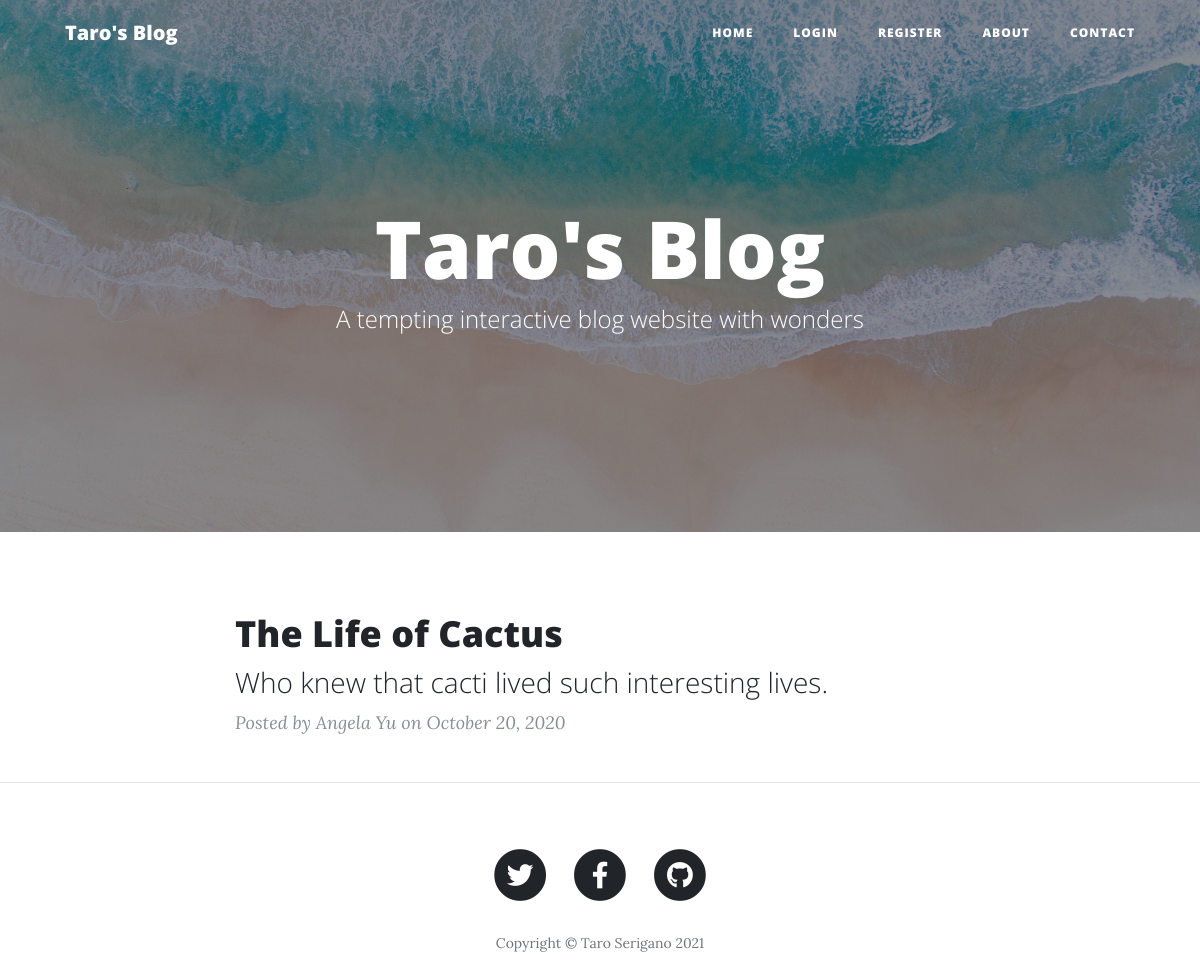
The app's page /, older data.
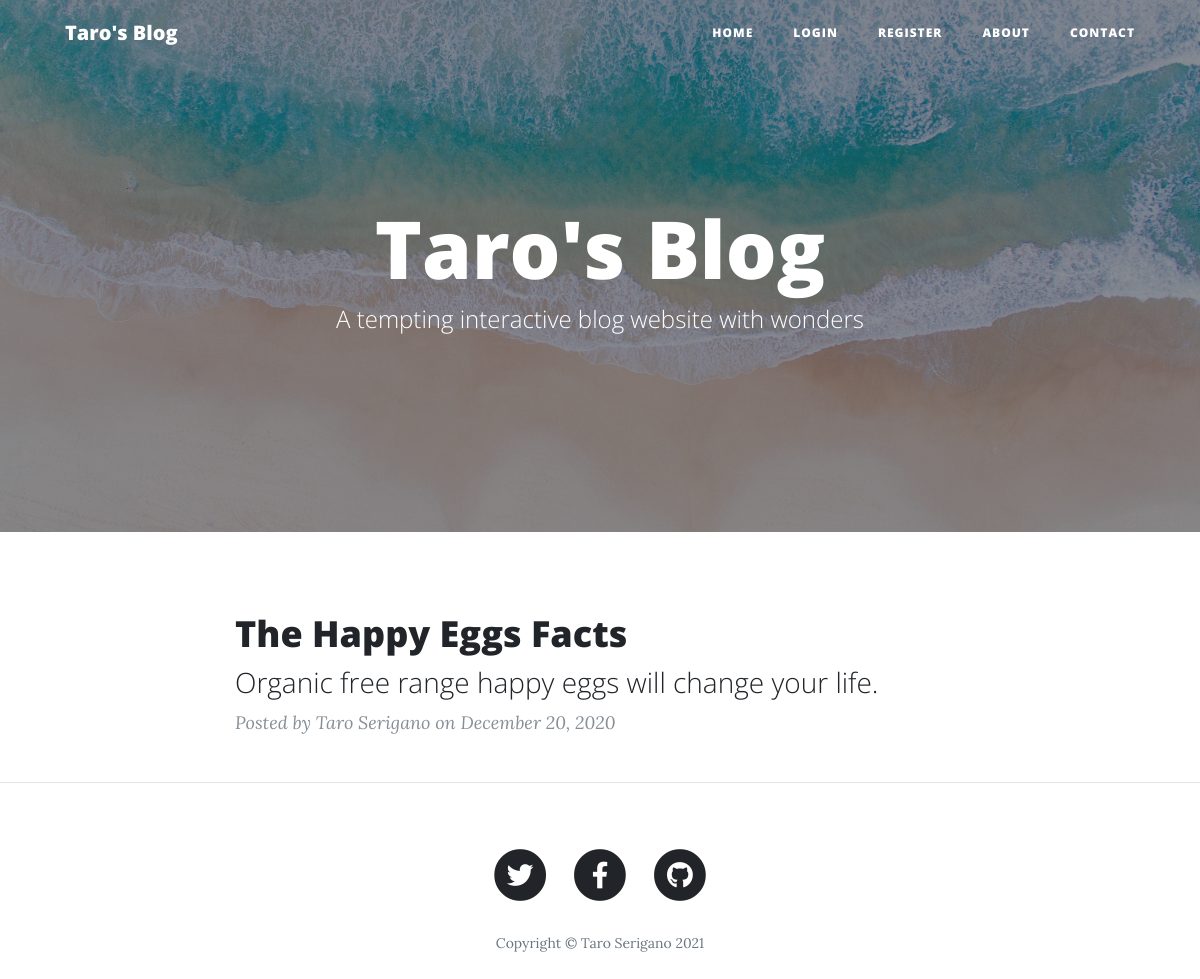
The same page, newer data.
### main.py (models this page shows)
class BlogPost(db.Model):
    __tablename__ = "blog_posts"
    id = db.Column(db.Integer, primary_key=True)
    author_id = db.Column(db.Integer, db.ForeignKey("users.id"))
    author = relationship("User", back_populates="posts")
    title = db.Column(db.String(250), unique=True, nullable=False)
    subtitle = db.Column(db.String(250), nullable=False)
    date = db.Column(db.String(250), nullable=False)
    body = db.Column(db.Text, nullable=False)
    img_url = db.Column(db.String(250), nullable=False)
    comments = relationship("Comment", back_populates="parent_post")

class User(UserMixin, db.Model):
    __tablename__ = "users"
    id = db.Column(db.Integer, primary_key=True)
    email = db.Column(db.String(100), unique=True)
    password = db.Column(db.String(100))
    name = db.Column(db.String(100))
    posts = relationship("BlogPost", back_populates="author")
    comments = relationship("Comment", back_populates="comment_author")

### main.py (the view)
@app.route('/')
def get_all_posts():
    posts = BlogPost.query.all()
    return render_template("index.html", all_posts=posts, current_user=current_user)

### templates/index.html (shortened to what this page needs)
{% include "header.html" %}
  <header class="masthead" style="background-image: url('../static/img/beach.jpg')">
    <div class="overlay"></div>
    <div class="container">
      <div class="row">
        <div class="col-lg-8 col-md-10 mx-auto">
          <div class="site-heading">
            <h1>Taro's Blog</h1>
            <span class="subheading">A tempting interactive blog website with wonders</span>
          </div>
        </div>
      </div>
    </div>
  </header>
  <div class="container">
    <div class="row">
      <div class="col-lg-8 col-md-10 mx-auto">
        {% for post in all_posts %}
        <div class="post-preview">
          <a href="{{ url_for('show_post', post_id=post.id) }}">
            <h2 class="post-title">
              {{post.title}}
            </h2>
            <h3 class="post-subtitle">
              {{post.subtitle}}
            </h3>
          </a>
          <p class="post-meta">Posted by
            {{post.author.name}}
            on {{post.date}}
          </p>
        </div>
        {% endfor %}
      </div>
    </div>
  </div>
  <hr>
{% include "footer.html" %}

### templates/header.html (shortened to what this page needs)
<!DOCTYPE html>
<html lang="en">
<head>
  <link href="{{ url_for('static', filename='vendor/bootstrap/css/bootstrap.min.css') }}" rel="stylesheet">
  <link href="{{ url_for('static', filename='vendor/fontawesome-free/css/all.min.css')}}" rel="stylesheet" type="text/css">
  <link href="{{ url_for('static', filename='css/clean-blog.min.css')}}" rel="stylesheet">
</head>
<body>
  <nav class="navbar navbar-expand-md navbar-light fixed-top" id="mainNav">
    <div class="container">
      <a class="navbar-brand" href="{{url_for('get_all_posts')}}">Taro's Blog</a>
      <div class="collapse navbar-collapse" id="navbarResponsive">
        <ul class="navbar-nav ml-auto">
          <li class="nav-item">
            <a class="nav-link" href="{{ url_for('get_all_posts') }}">Home</a>
          </li>
          {% if not current_user.is_authenticated: %}
          <li class="nav-item">
            <a class="nav-link" href="{{ url_for('login') }}">Login</a>
          </li>
          <li class="nav-item">
            <a class="nav-link" href="{{ url_for('register') }}">Register</a>
          </li>
          {% else: %}
          <li class="nav-item">
            <a class="nav-link" href="{{ url_for('logout') }}">Log Out</a>
          </li>
          {% endif %}
          <li class="nav-item">
            <a class="nav-link" href="{{ url_for('about') }}">About</a>
          </li>
          <li class="nav-item">
            <a class="nav-link" href="{{ url_for('contact') }}">Contact</a>
          </li>
        </ul>
      </div>
    </div>
  </nav>

### templates/footer.html (shortened to what this page needs)
  <footer>
    <div class="container">
      <div class="row">
        <div class="col-lg-8 col-md-10 mx-auto">
          <ul class="list-inline text-center">
            <li class="list-inline-item">
              <a href="#">
                <span class="fa-stack fa-lg">
                  <i class="fas fa-circle fa-stack-2x"></i>
                  <i class="fab fa-twitter fa-stack-1x fa-inverse"></i>
                </span>
              </a>
            </li>
            <li class="list-inline-item">
              <a href="#">
                <span class="fa-stack fa-lg">
                  <i class="fas fa-circle fa-stack-2x"></i>
                  <i class="fab fa-facebook-f fa-stack-1x fa-inverse"></i>
                </span>
              </a>
            </li>
            <li class="list-inline-item">
              <a href="#">
                <span class="fa-stack fa-lg">
                  <i class="fas fa-circle fa-stack-2x"></i>
                  <i class="fab fa-github fa-stack-1x fa-inverse"></i>
                </span>
              </a>
            </li>
          </ul>
          <p class="copyright text-muted">Copyright &copy; Taro Serigano 2021</p>
        </div>
      </div>
    </div>
  </footer>
</body>
</html>

Row changes from the older to the newer data that the page shows:
changed BlogPost: title "The Life of Cactus" → "The Happy Eggs Facts"; subtitle "Who knew that cacti lived such interesting lives." → "Organic free range happy eggs will change your life."; author.name "Angela Yu" → "Taro Serigano"; date "October 20, 2020" → "December 20, 2020"
